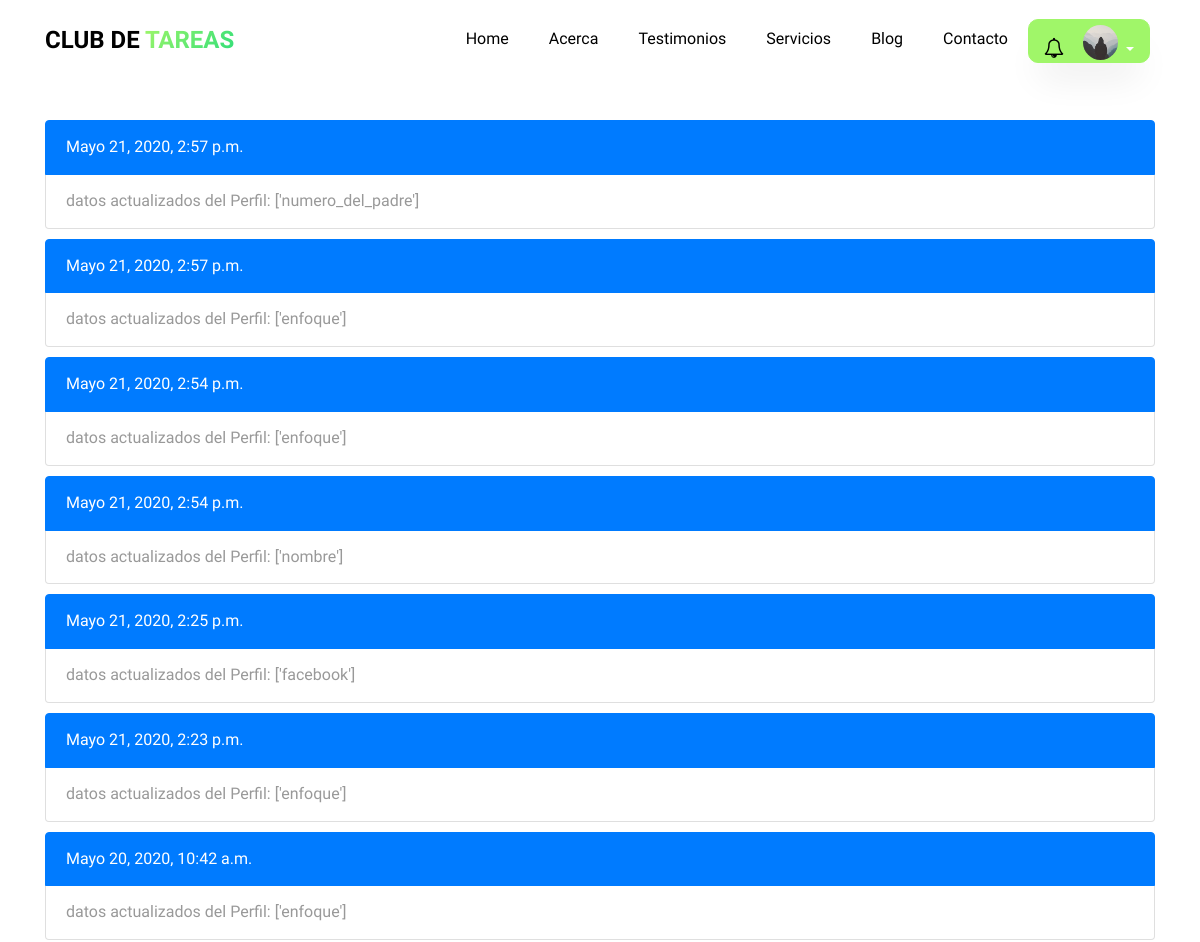
Page /historial/ (signed in, upper part) on the earlier database version.
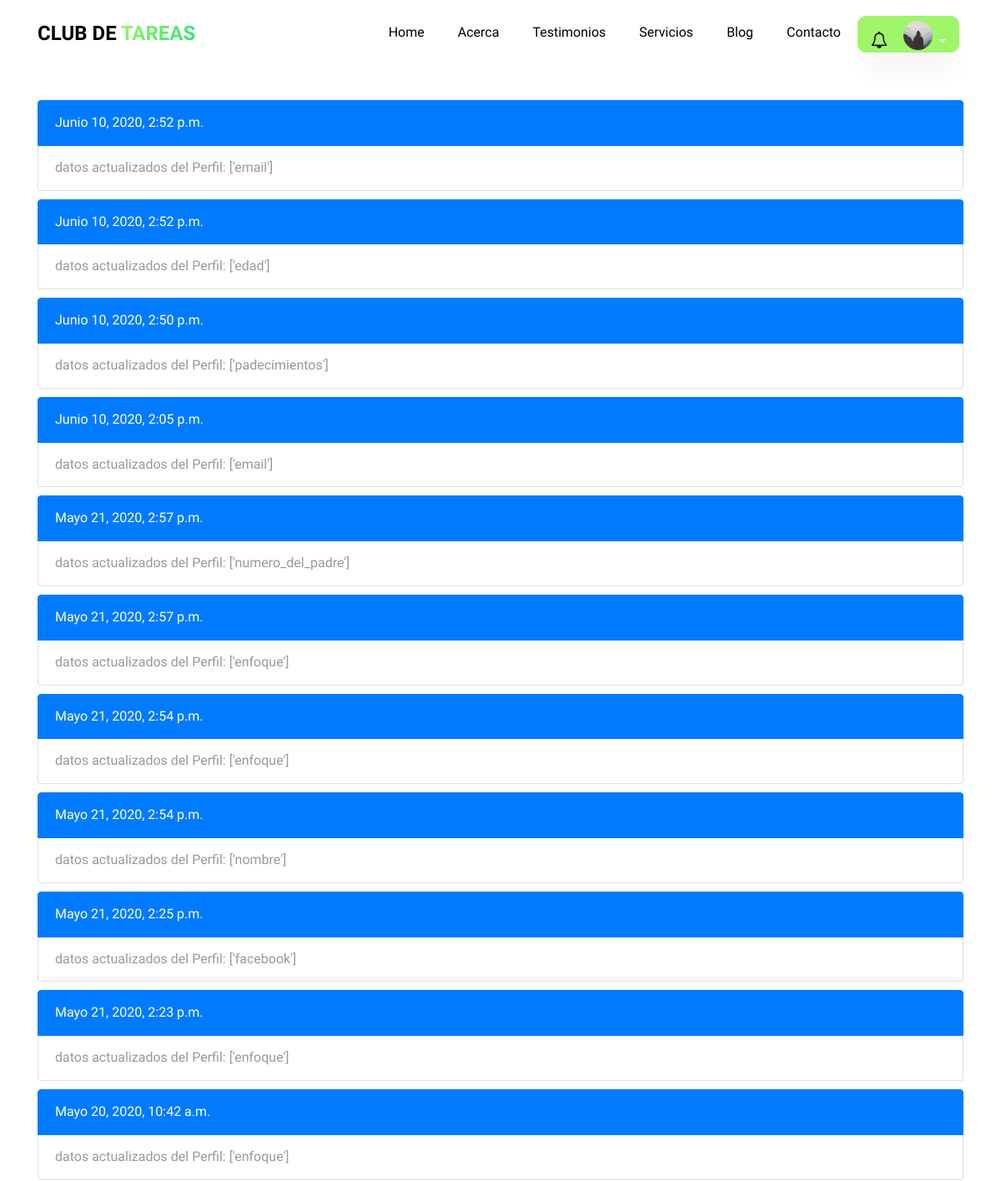
Same page on the later database version.
### app/models.py (models this page shows)
class Historial_User(models.Model):
      mensaje = models.CharField(max_length=200)
      usuario = models.ForeignKey(settings.AUTH_USER_MODEL,related_name="historial",on_delete=models.CASCADE)
      fecha = models.DateTimeField(auto_now_add=True,null=True)
      class Meta:
          verbose_name_plural= "Actividad de los Usuarios"

### app/views.py (the view)
# urls.py: path('historial/',views.historial,name='historial'),
@login_required
def historial(request):
    historial = request.user.historial.all().order_by('-fecha')
    context = {
    'historial': historial
    }
    return render(request,'app/historial.html',context)

### app/templates/app/historial.html (shortened to what this page needs)
{% extends 'main/base.html' %}
{% load static %}
{% block content %}
<section>
  <div class="container">
    <div class="row"  style="margin-top:120px">
        <div class="col-md-12 ftco-animate">
          {% if historial %}
              {% for instancia in historial %}
              <ul class="list-group" style="padding-bottom: 10px">
                    <li class="list-group-item active">{{instancia.fecha }}</li>
                    <li class="list-group-item">{{ instancia.mensaje}}</li>
              </ul>
              {% endfor %}
          {% else %}
          <ul class="list-group" style="padding-bottom: 80px">
                <li class="list-group-item">Los campos de Perfil no han sido actualizados</li>
          </ul>
          {% endif%}
        </div>
        </div>
    </div>
</section>
{% endblock content%}

Differences in the rows shown:
added Historial_User: fecha "Junio 10, 2020, 2:52 p.m.", mensaje "datos actualizados del Perfil: ['email']"
added Historial_User: fecha "Junio 10, 2020, 2:52 p.m.", mensaje "datos actualizados del Perfil: ['edad']"
added Historial_User: fecha "Junio 10, 2020, 2:50 p.m.", mensaje "datos actualizados del Perfil: ['padecimientos']"
added Historial_User: fecha "Junio 10, 2020, 2:05 p.m.", mensaje "datos actualizados del Perfil: ['email']"
